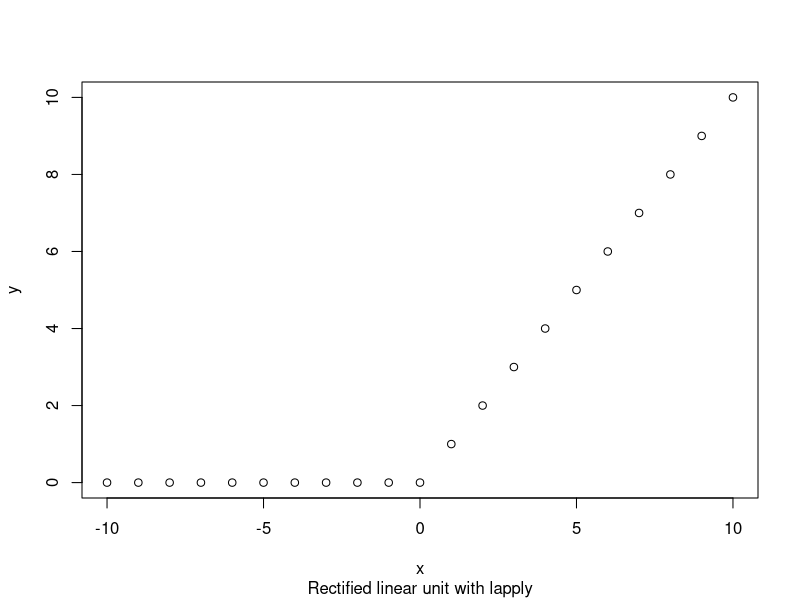
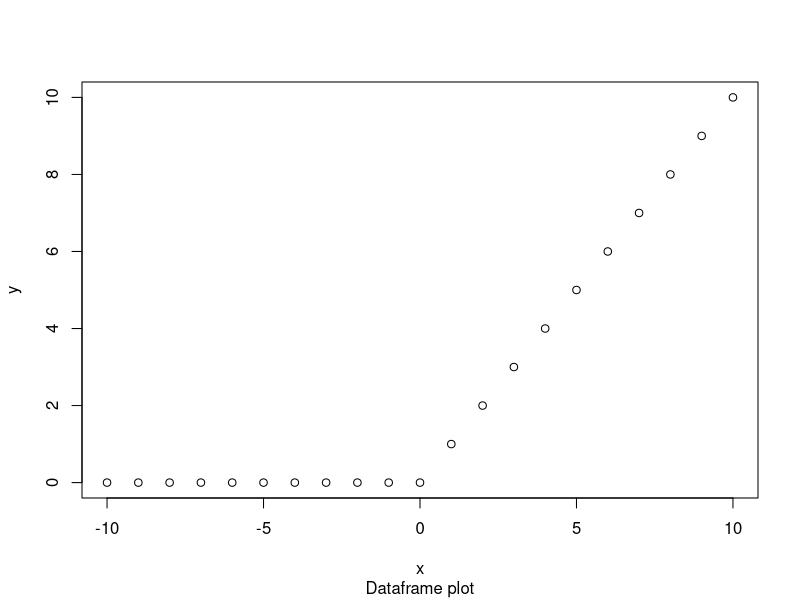
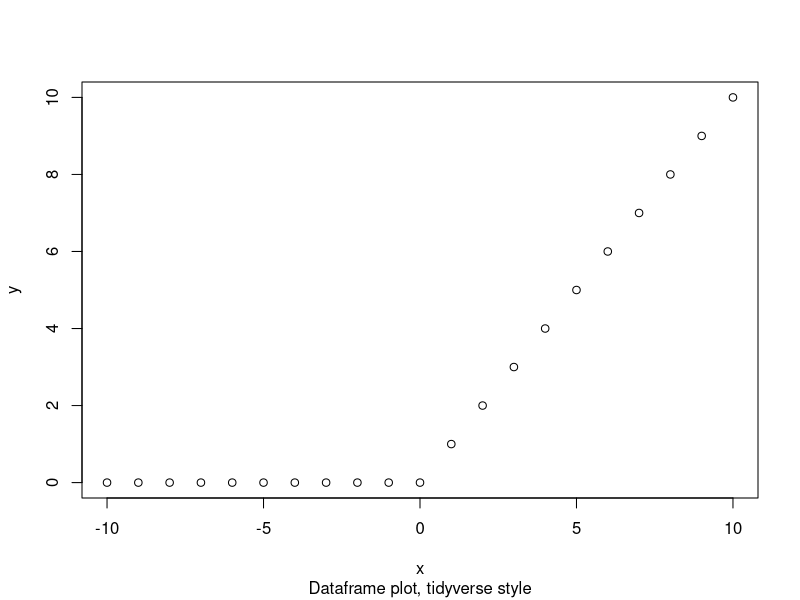

Write R code to recreate these figures, in order.
# Demonstration - writing functions for numerical data

# Input
x <- c(-10:10)

# Task - Given an input x, return the rectified linear unit, defined as max(x, 0)

# Relu with no function at all :
for (i in 1:21) {
  if (x[i] > 0) {
    print(x[i])
  } else {
    print(0)
  }
}

# Ugly to read, doesn't give us a reusable output

# Relu of x using max() function:
for (i in 1:length(x)) {
  print(max(c(x[i], 0)))
}

# Cleaner code because we replaced the conditional with the max() function,
# but still doesn't give us a reusable output


# How do we write some actually useful code? 
# The answer is always: functions, and functions are at their best when they call other functions!

# Step 1: Wrap max() inside relu function:

relu <- function(x) {
  return(max(c(x, 0)))
}

# Step 2: resolve the problem of applying max() to a vector

# We could use a loop again, but there is much better way:

y <- lapply(x, relu)

plot(x, y, sub="Rectified linear unit with lapply")

# This method extends to using a tibble/DataFrame
library(dplyr)

df <- tibble(x)

df$y <- lapply(df$x, relu)

plot(df, sub="Dataframe plot")

# The best code: tidyverse style
df <- tibble(x)

df |>
  mutate(y = lapply(x, relu)) %>%
  plot(sub = "Dataframe plot, tidyverse style")
